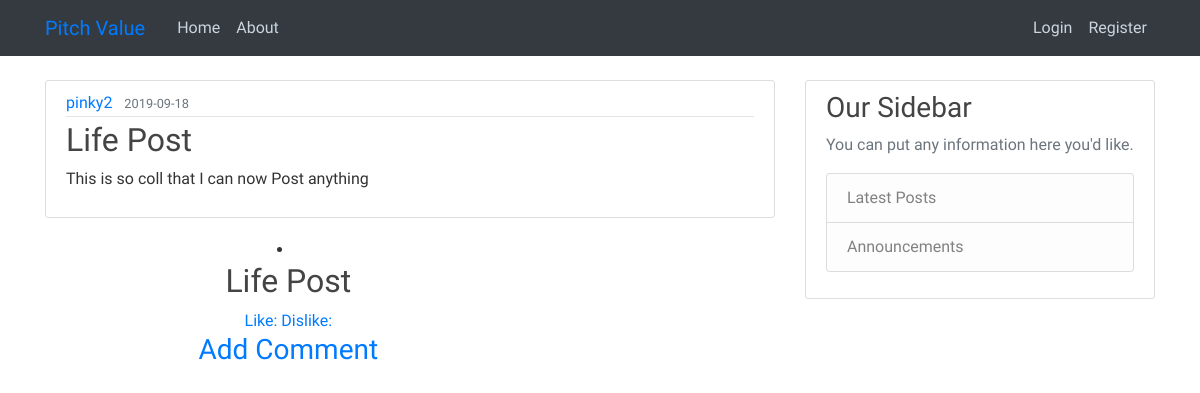
Before: /post/1 with the older database file.
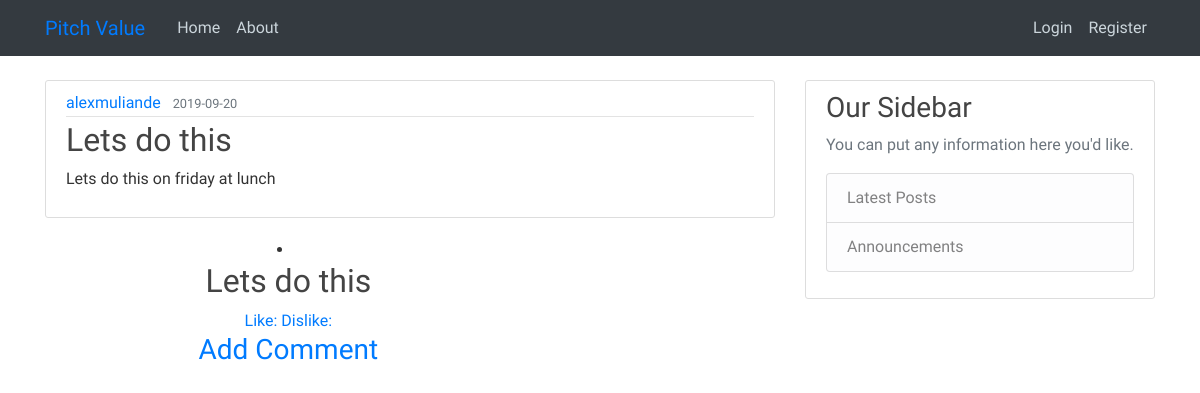
After: the same page with the newer database file.
### pitch/models.py (models this page shows, shortened)
class User(db.Model, UserMixin):
    id = db.Column(db.Integer,primary_key=True)
    username = db.Column(db.String(20),unique=True,nullable=False)
    email = db.Column(db.String(20),unique=True,nullable=False)
    image_file = db.Column(db.String(20), nullable=False, default='default.jpg')
    password = db.Column(db.String(60), nullable=False)
    posts = db.relationship('Post', backref='author', lazy=True)
    comment = db.relationship('Comment',backref = 'author',lazy=True)

class Post(db.Model):
    id = db.Column(db.Integer,primary_key=True)
    title = db.Column(db.String(100), nullable=False)
    date_posted = db.Column (db.DateTime, nullable=False, default=datetime.utcnow)
    content = db.Column(db.Text, nullable=False)
    user_id = db.Column(db.Integer, db.ForeignKey('user.id'), nullable = False)

### pitch/routes.py (the view)
@app.route("/post/<int:post_id>")
def post(post_id):
    post = Post.query.get_or_404(post_id)
    return render_template('post.html', title=post.title, post=post)

### pitch/templates/post.html (shortened to what this page needs)
{% extends "base.html" %}
{% block content %}
  <article class="media content-section">
    <div class="media-body">
      <div class="article-metadata">
        <a class="mr-2" href="#">{{ post.author.username }}</a>
        <small class="text-muted">{{ post.date_posted.strftime('%Y-%m-%d') }}</small>
      </div>
      <h2 class="article-title">{{ post.title }}</h2>
      <p class="article-content">{{ post.content }}</p>
    </div>
  </article>
  <div class=" col-xs-12 col-sm-12 col-md-8 col-lg-8 well post-well">
    <li class="text-center">
        <h2>{{post.title}}</h2>
        <a href ="/post_review/{{post.id}}?like=1">Like: {{post.like}}</a>
        <a href ="/post_review/{{post.id}}?dislike=1">Dislike: {{post.dislike}}</a>
        <h3 class="comment-create">
            <a href="{{url_for('new_comment')}}">Add Comment</a>
        </h3>
    </li>
</div>
{% endblock content %}

Changed rows visible on the page:
removed User: author.username "pinky2"
now on this page (row edited): User: author.username "alexmuliande"
changed Post: date_posted "2019-09-18" → "2019-09-20"; title "Life Post" → "Lets do this"; content "This is so coll that I can now Post anything" → "Lets do this on friday at lunch"
